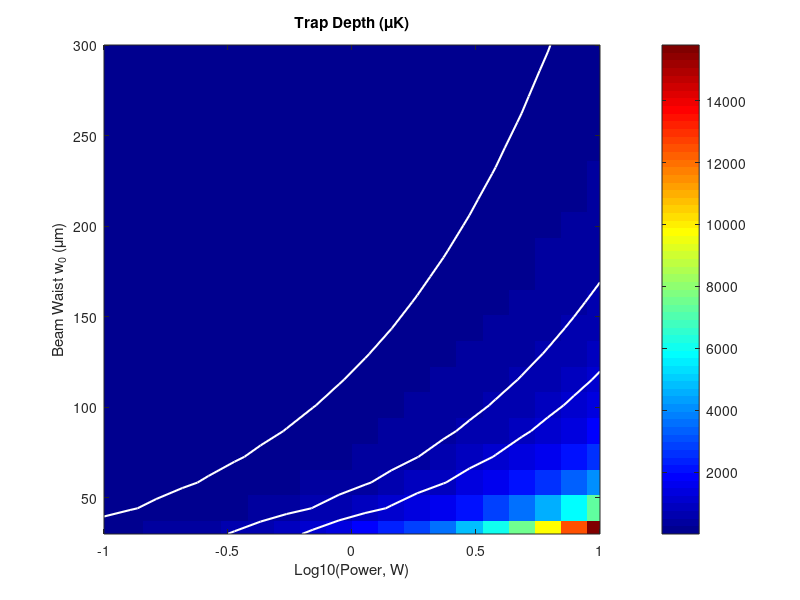

Here is the MATLAB script that generated this plot:
% Constants
epsilon_0 = 8.854e-12; % Permittivity of free space (F/m)
c = 3e8;               % Speed of light in vacuum (m/s)

% Define ranges for P and w0
P_values = logspace(log10(0.1), log10(10), 20); % Power from 0.1 W to 10 W, log scale
w0_values = linspace(30, 300, 20); % Beam waist from 30 to 300 μm

% Initialize matrix for trap depth results
trap_depth_matrix = zeros(length(w0_values), length(P_values));

% Target points
x_target1 = -0.75;
y_target1 = 0;
x_target2 = 0;
y_target2 = 0;

% Define x and y range for the grid
x_range = -2:0.01:2;
y_range = -2:0.01:2;

% Loop over each combination of P and w0
for i = 1:length(w0_values)
    w0 = w0_values(i); % Current beam waist in μm
    for j = 1:length(P_values)
        P = P_values(j); % Current power in W

        % Calculate E1 in terms of power, permittivity, and speed of light
        E1 = 1e-3 * sqrt((4 * P) / (pi * epsilon_0 * c * (w0 * 1e-6)^2)); % V/mm
        E2 = E1;
        E3 = E1;

        % Define wave vectors
        k1 = 2 * pi / 1.064 * [1, 0, 0];
        k2 = 2 * pi / 1.064 * [-1, 0, 0];
        k3 = 2 * pi / 1.064 * [-sqrt(1/2), -sqrt(1/2), 0];

        % Define Gaussian profile function
        gaussian_beam = @(r, w0) exp(-(r / w0).^2);

        % Define electric field components
        E1_field = @(x) E1 / 2 * gaussian_beam(sqrt(x(:,2).^2 + x(:,3).^2), w0) .* ...
            (exp(1i * (x * k1')) + exp(-1i * (x * k1')));
        E2_field = @(x) E2 / 2 * gaussian_beam(sqrt(x(:,2).^2 + x(:,3).^2), w0) .* ...
            (exp(1i * (x * k2')) + exp(-1i * (x * k2')));
        E3_field = @(x) E3 / 2 * gaussian_beam(sqrt(x(:,2).^2 + x(:,3).^2), w0) .* ...
            (exp(1i * (x * k3')) + exp(-1i * (x * k3')));

        % Total electric field
        E_field = @(x) E1_field(x) + E2_field(x) + E3_field(x);
        I = @(x) 1/2 * epsilon_0 * c * abs(E_field(x)).^2;

        % Define coordinate grid
        [Y, X] = meshgrid(y_range, x_range);
        coor = [X(:), Y(:), zeros(numel(X), 1)];

        % Calculate intensity and reshape for visualization
        intensity = reshape(I(coor), length(x_range), length(y_range));

        % Find closest indices for target points
        [~, x_idx1] = min(abs(x_range - x_target1));
        [~, y_idx1] = min(abs(y_range - y_target1));
        [~, x_idx2] = min(abs(x_range - x_target2));
        [~, y_idx2] = min(abs(y_range - y_target2));

        % Get intensities at the target points
        intensity1 = intensity(x_idx1, y_idx1);
        intensity2 = intensity(x_idx2, y_idx2);

        % Calculate trap depth and store in matrix
        trap_depth_matrix(i, j) = abs(intensity1 - intensity2) * 0.34; % in μK
    end
end

% Plot the trap depth as a function of P and w0 with improved color distribution and contour lines
figure;
imagesc(log10(P_values), w0_values, trap_depth_matrix);
colorbar;
title('Trap Depth (\muK)');
xlabel('Log10(Power, W)');
ylabel('Beam Waist w_0 (\mum)');
set(gca, 'YDir', 'normal'); % Correct orientation

% Adjust the colormap and color limits
colormap('jet'); % Use a more colorful colormap
caxis([min(trap_depth_matrix(:)), max(trap_depth_matrix(:))]); % Set color axis to data range

% Add white contour lines at specific trap depth values
hold on;
contour(log10(P_values), w0_values, trap_depth_matrix, [100, 500, 1000], 'LineColor', 'w', 'LineWidth', 1.5);
hold off;